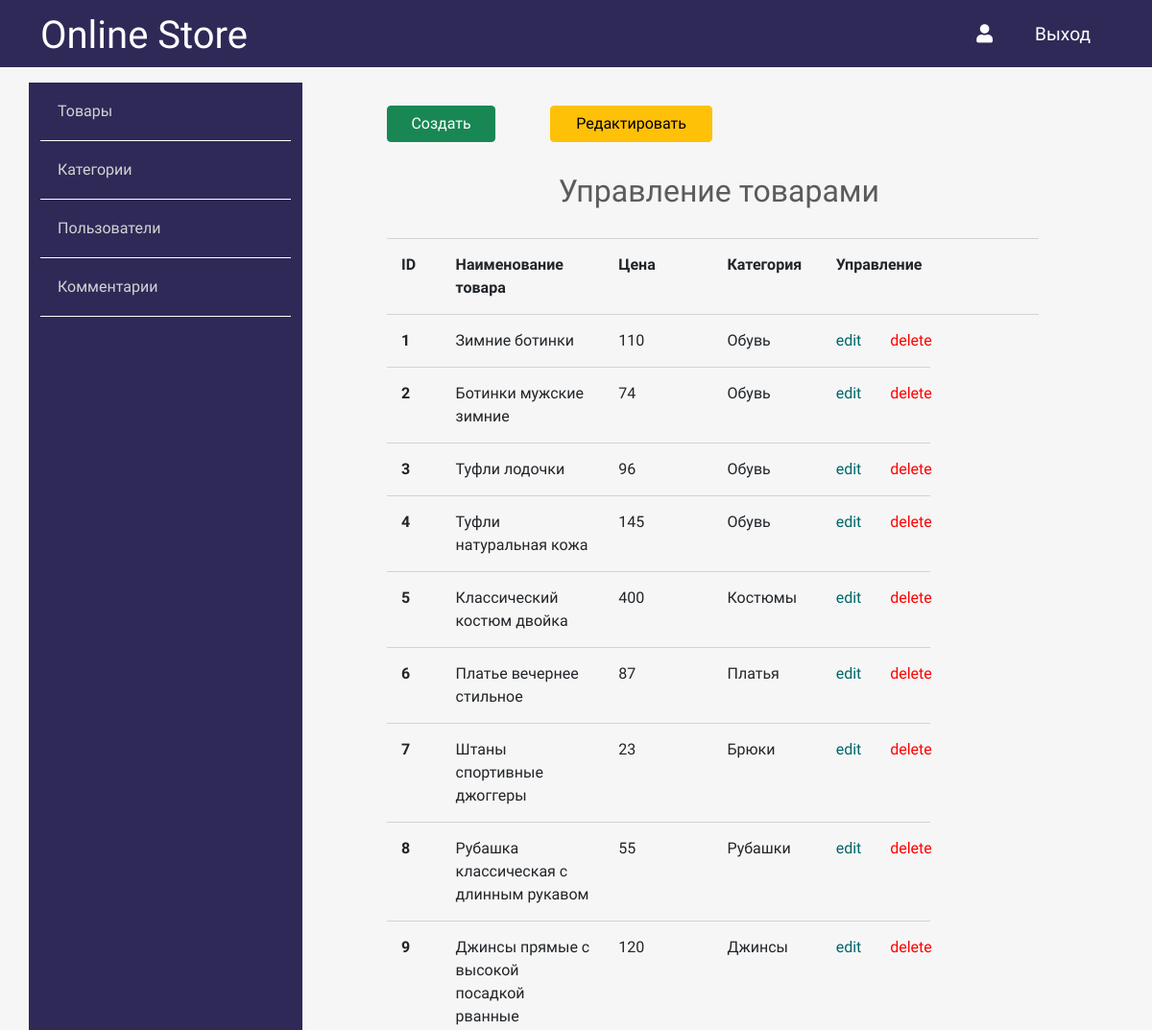
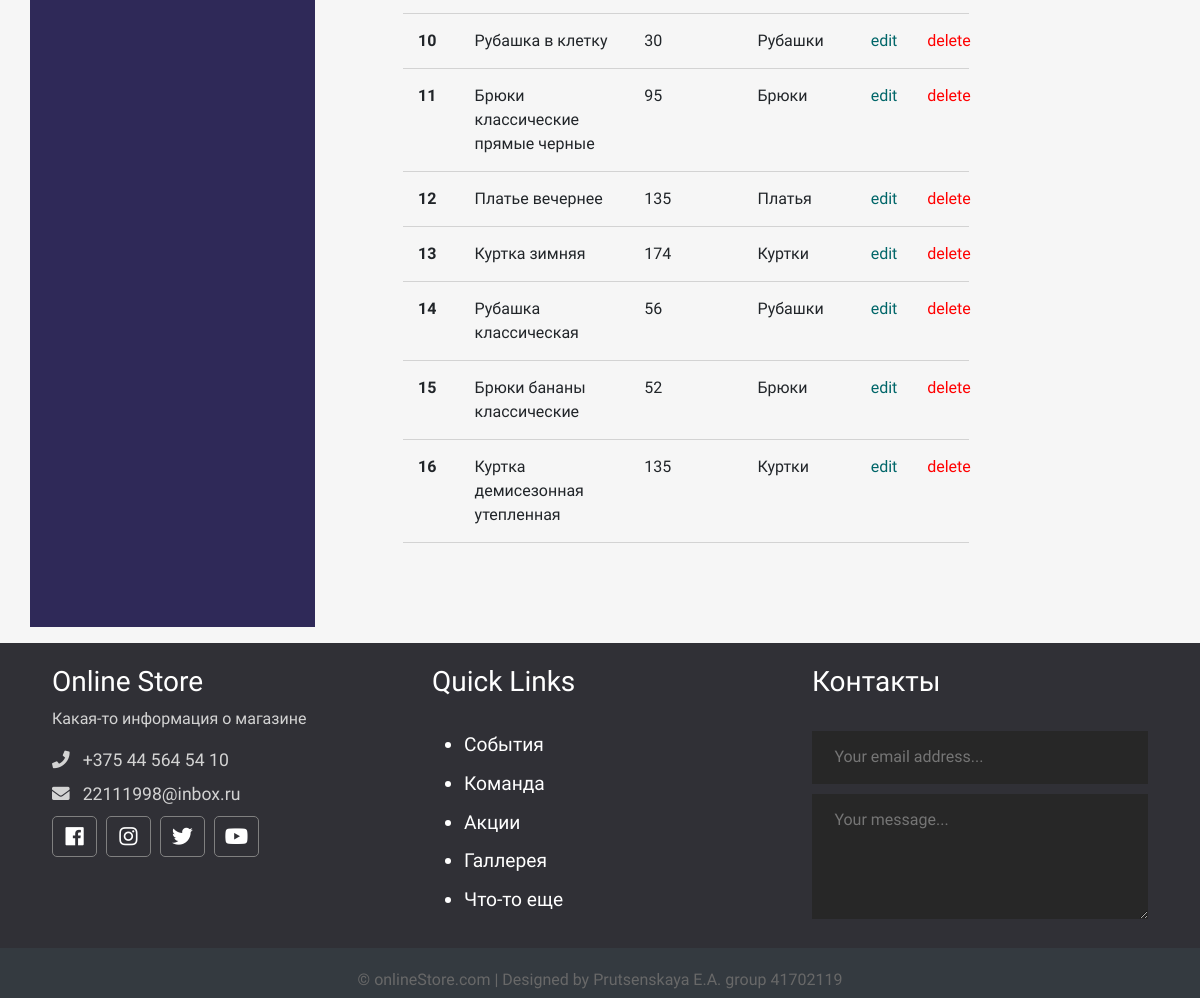
/admin/goods/index.php, run on the app's committed database (2 pictures, top to bottom).
### tables this page shows
CREATE TABLE `goods` (
  `id` int NOT NULL,
  `title` varchar(255) NOT NULL,
  `price` varchar(255) NOT NULL,
  `img` varchar(255) NOT NULL,
  `content` varchar(255) NOT NULL,
  `id_topic` int DEFAULT NULL
);

CREATE TABLE `topics` (
  `id` int NOT NULL,
  `name` varchar(255) NOT NULL,
  `description` text NOT NULL
);

### app/database/db.php (called while the page is built, shortened)
<?php
require 'connect.php';
function dbCheckError($query){
    $errInfo = $query->errorInfo();
    return true;
}
    function selectAllFromGoodsWithTopics($table1, $table2){
        global $pdo;
        $sql = "SELECT
        t1.id,
        t1.title,
        t1.price,
        t1.img,
        t1.content,
        t2.name
        FROM $table1 AS t1 JOIN $table2 AS t2 ON t1.id_topic = t2.id";
        $query = $pdo->prepare($sql);
        $query->execute();
        return $query->fetchAll();
    }

### app/controllers/goods.php (called while the page is built, shortened)
<?php
include '../../app/database/db.php';
$goodsAdm = selectAllFromGoodsWithTopics('goods', 'topics');

### admin/goods/index.php (the view, shortened to what this page needs)
<?php
        include "../../app/controllers/goods.php";
?>
<!doctype html>
<html lang="en">
<head>
    <link href="https://cdn.jsdelivr.net/npm/bootstrap@5.0.0-beta2/dist/css/bootstrap.min.css" rel="stylesheet">
    <link rel="stylesheet" href="https://use.fontawesome.com/releases/v5.7.2/css/all.css"
>
    <link rel="stylesheet" href="../../assets/css/admin.css">
</head>
<body>
<?php include("../../app/include/header-admin.php"); ?>
<div class="container">
<?php include "../../app/include/sidebar-admin.php"; ?>
        <div class="posts col-9">
            <div class="button row">
                <a href="<?php echo "http://localhost/OnlineStore/" . "admin/goods/create.php";?>" class="col-2 btn btn-success">Создать</a>
                <span class="col-1"></span>
                <a href="<?php echo "http://localhost/OnlineStore/" . "admin/goods/index.php";?>" class="col-3 btn btn-warning">Редактировать</a>
            </div>
            <div class="row title-table">
                <h2>Управление товарами</h2>
                <div class="mb-12 col-12 col-md-12 err">
                </div>
                <div class="col-1">ID</div>
                <div class="col-3">Наименование товара</div>
                <div class="col-2">Цена</div>
                <div class="col-2">Категория</div>
                <div class="col-4">Управление</div>
            </div>
            <?php foreach ($goodsAdm as $key => $good): ?>
                <div class="row post">
                    <div class="id col-1"><?=$key + 1; ?></div>
                    <div class="title col-3"><?=$good['title'];?></div>
                    <div class="price col-2"><?=$good['price'];?></div>
                    <div class="topic col-2"><?=$good['name']; ?></div>
                    <div class="red col-1"><a href="edit.php?id=<?=$good['id'];?>">edit</a></div>
                    <div class="del col-1"><a href="edit.php?delete_id=<?=$good['id'];?>">delete</a></div>
                </div>
            <?php endforeach; ?>
        </div>
    </div>
</div>
<?php include("../../app/include/footer.php"); ?>
</body>
</html>

### assets/css/admin.css (style rules this page uses)
* { font-family: 'Comfortaa', cursive; }
html, h1, h2, h3, h4, h5, h6 { color: #5c5b5b; }
body { background: #f6f6f6; }
a { text-decoration: none; color: inherit; }
.posts { height: 100%; padding: 40px 100px 100px; }
.posts h2 { text-align: center; margin: 2rem 0 0 0.4rem; }
.posts .title-table div { padding: 15px; text-align: left; border-bottom: 1px solid #d3d3d3; font-weight: 700; }
.posts .post div { padding: 15px; text-align: left; border-bottom: 1px solid #d3d3d3; }
.posts .post .red { color: #006669; }
.posts .post .del { color: red; }
.posts .post .id { font-weight: bold; }

### data on the page
goods: title "Зимние ботинки", price "110", id_topic.name "Обувь"
goods: title "Ботинки мужские зимние", price "74", id_topic.name "Обувь"
goods: title "Туфли лодочки", price "96", id_topic.name "Обувь"
goods: title "Туфли натуральная кожа", price "145", id_topic.name "Обувь"
goods: title "Классический костюм двойка", price "400", id_topic.name "Костюмы"
goods: title "Платье вечернее стильное", price "87", id_topic.name "Платья"
goods: title "Штаны спортивные джоггеры", price "23", id_topic.name "Брюки"
goods: title "Рубашка классическая с длинным рукавом", price "55", id_topic.name "Рубашки"
goods: title "Джинсы прямые с высокой посадкой рванные", price "120", id_topic.name "Джинсы"
goods: title "Рубашка в клетку", price "30", id_topic.name "Рубашки"
goods: title "Брюки классические прямые черные", price "95", id_topic.name "Брюки"
goods: title "Платье вечернее", price "135", id_topic.name "Платья"
goods: title "Куртка зимняя", price "174", id_topic.name "Куртки"
goods: title "Рубашка классическая", price "56", id_topic.name "Рубашки"
goods: title "Брюки бананы классические", price "52", id_topic.name "Брюки"
goods: title "Куртка демисезонная утепленная", price "135", id_topic.name "Куртки"
